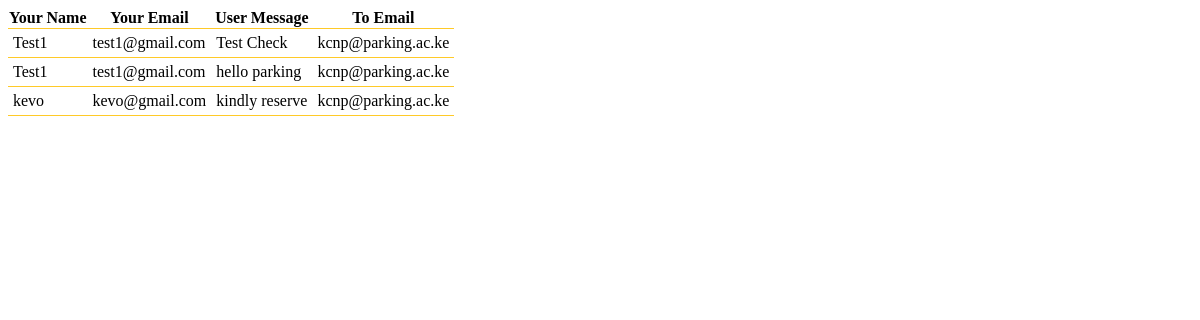
Page /admin/php-fetch/email-fetch.php on the committed database.
### tables this page shows
CREATE TABLE `email` (
  `Your_Name` varchar(50) NOT NULL,
  `Your_Email` varchar(50) NOT NULL,
  `User_Message` varchar(50) NOT NULL,
  `To_Email` varchar(50) NOT NULL
);

### admin/php-fetch/email-fetch.php (the view, shortened to what this page needs)
<?php
$servername = "localhost";
$username = "root";
$password = "";
$dbname = "parking_db";
$conn = new mysqli($servername, $username, $password, $dbname);
$sql = "SELECT * FROM `email`";
$result = $conn->query($sql);
if ($result->num_rows > 0) {
    $html = '<table>';
    $html .= '<tr>';
    $html .= '<th>Your Name</th>';
    $html .= '<th>Your Email</th>';
    $html .= '<th>User Message</th>';
    $html .= '<th>To Email</th>';
    $html .= '</tr>';
    while ($row = $result->fetch_assoc()) {
        $yourName = $row["Your_Name"];
        $yourEmail = $row["Your_Email"];
        $userMessage = $row["User_Message"];
        $toEmail = $row["To_Email"];
        $html .= '<style>';
        $html .= 'table { border-collapse: collapse; }';
        $html .= 'table tr { border-bottom: 1px solid #FFCA28; }';
        $html .= 'table td { padding: 5px; text-align: flex; }';
        $html .= 'table tr:nth-child(even) td { background-color: #FFF176; }';
        $html .= '</style>';
        $html .= '<tr>';
        $html .= '<td>' . $yourName . '</td>';
        $html .= '<td>' . $yourEmail . '</td>';
        $html .= '<td>' . $userMessage . '</td>';
        $html .= '<td>' . $toEmail . '</td>';
        $html .= '</tr>';
    }
    $html .= '</table>';
    echo $html;
} else {
    echo "No data found";
}
?>

### rows in the picture
email: Your_Name "Test1", Your_Email "test1@gmail.com", User_Message "Test Check", To_Email "kcnp@parking.ac.ke"
email: Your_Name "Test1", Your_Email "test1@gmail.com", User_Message "hello parking", To_Email "kcnp@parking.ac.ke"
email: Your_Name "kevo", Your_Email "kevo@gmail.com", User_Message "kindly reserve", To_Email "kcnp@parking.ac.ke"
